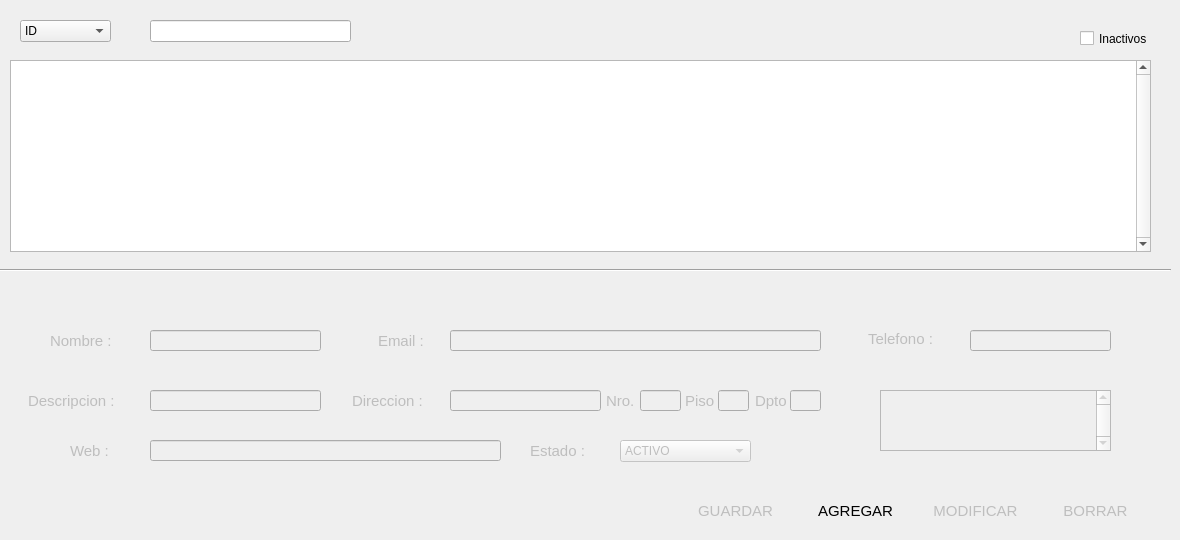
    <widget class="QWidget" name="tab_Proovedores">
     <attribute name="icon">
      <iconset>
       <normaloff>../../../../home/pablo/.designer/Img/proveedor.png</normaloff>../../../../home/pablo/.designer/Img/proveedor.png</iconset>
     </attribute>
     <attribute name="title">
      <string>Proveedores</string>
     </attribute>
     <widget class="QComboBox" name="cbFilterSupplierSuppliersTab">
      <property name="geometry">
       <rect>
        <x>20</x>
        <y>20</y>
        <width>91</width>
        <height>22</height>
       </rect>
      </property>
      <property name="styleSheet">
       <string notr="true">font: 9pt &quot;MS Shell Dlg 2&quot;;</string>
      </property>
      <item>
       <property name="text">
        <string>ID</string>
       </property>
      </item>
      <item>
       <property name="text">
        <string>Nombre</string>
       </property>
      </item>
     </widget>
     <widget class="QTableView" name="tvSuppliersSuppliersTab">
      <property name="geometry">
       <rect>
        <x>10</x>
        <y>60</y>
        <width>1141</width>
        <height>192</height>
       </rect>
      </property>
      <property name="styleSheet">
       <string notr="true">font: 9pt &quot;MS Shell Dlg 2&quot;;</string>
      </property>
      <property name="verticalScrollBarPolicy">
       <enum>Qt::ScrollBarAlwaysOn</enum>
      </property>
      <property name="horizontalScrollBarPolicy">
       <enum>Qt::ScrollBarAlwaysOff</enum>
      </property>
      <property name="gridStyle">
       <enum>Qt::CustomDashLine</enum>
      </property>
      <attribute name="verticalHeaderVisible">
       <bool>false</bool>
      </attribute>
      <attribute name="verticalHeaderHighlightSections">
       <bool>false</bool>
      </attribute>
     </widget>
     <widget class="Line" name="line1_prov">
      <property name="geometry">
       <rect>
        <x>0</x>
        <y>260</y>
        <width>1171</width>
        <height>20</height>
       </rect>
      </property>
      <property name="orientation">
       <enum>Qt::Horizontal</enum>
      </property>
     </widget>
     <widget class="QLineEdit" name="txtFilterSuppliersSuppliersTab">
      <property name="geometry">
       <rect>
        <x>150</x>
        <y>20</y>
        <width>201</width>
        <height>22</height>
       </rect>
      </property>
      <property name="styleSheet">
       <string notr="true">font: 9pt &quot;MS Shell Dlg 2&quot;;</string>
      </property>
     </widget>
     <widget class="QPushButton" name="btnDeleteSuppliersTab">
      <property name="enabled">
       <bool>false</bool>
      </property>
      <property name="geometry">
       <rect>
        <x>1040</x>
        <y>490</y>
        <width>111</width>
        <height>41</height>
       </rect>
      </property>
      <property name="font">
       <font>
        <family>Segoe UI</family>
        <pointsize>11</pointsize>
        <weight>9</weight>
        <italic>false</italic>
        <bold>false</bold>
       </font>
      </property>
      <property name="cursor">
       <cursorShape>PointingHandCursor</cursorShape>
      </property>
      <property name="styleSheet">
       <string notr="true">background: qradialgradient(cx: 0.3, cy: -0.4,
fx: 0.3, fy: -0.4,
radius: 1.35, stop: 0 #fff, stop: 1 #bbb);
border-radius: 11px;</string>
      </property>
      <property name="text">
       <string>BORRAR</string>
      </property>
      <property name="icon">
       <iconset>
        <normaloff>../../../../home/pablo/.designer/Img/borrar.png</normaloff>../../../../home/pablo/.designer/Img/borrar.png</iconset>
      </property>
      <property name="iconSize">
       <size>
        <width>20</width>
        <height>20</height>
       </size>
      </property>
     </widget>
     <widget class="QPushButton" name="btnSaveSuppliersTab">
      <property name="enabled">
       <bool>false</bool>
      </property>
      <property name="geometry">
       <rect>
        <x>680</x>
        <y>490</y>
        <width>111</width>
        <height>41</height>
       </rect>
      </property>
      <property name="font">
       <font>
        <family>Segoe UI</family>
        <pointsize>11</pointsize>
        <weight>9</weight>
        <italic>false</italic>
        <bold>false</bold>
       </font>
      </property>
      <property name="cursor">
       <cursorShape>PointingHandCursor</cursorShape>
      </property>
      <property name="styleSheet">
       <string notr="true">background: qradialgradient(cx: 0.3, cy: -0.4,
fx: 0.3, fy: -0.4,
radius: 1.35, stop: 0 #fff, stop: 1 #bbb);
border-radius: 11px;</string>
      </property>
      <property name="text">
       <string>GUARDAR</string>
      </property>
      <property name="icon">
       <iconset>
        <normaloff>../../../../home/pablo/.designer/Img/guardar.png</normaloff>../../../../home/pablo/.designer/Img/guardar.png</iconset>
      </property>
      <property name="iconSize">
       <size>
        <width>20</width>
        <height>20</height>
       </size>
      </property>
     </widget>
     <widget class="QPushButton" name="btnAddSuppliersTab">
      <property name="geometry">
       <rect>
        <x>800</x>
        <y>490</y>
        <width>111</width>
        <height>41</height>
       </rect>
      </property>
      <property name="font">
       <font>
        <family>Segoe UI</family>
        <pointsize>11</pointsize>
        <weight>9</weight>
        <italic>false</italic>
        <bold>false</bold>
       </font>
      </property>
      <property name="cursor">
       <cursorShape>PointingHandCursor</cursorShape>
      </property>
      <property name="styleSheet">
       <string notr="true">background: qradialgradient(cx: 0.3, cy: -0.4,
fx: 0.3, fy: -0.4,
radius: 1.35, stop: 0 #fff, stop: 1 #bbb);
border-radius: 11px;</string>
      </property>
      <property name="text">
       <string>AGREGAR</string>
      </property>
      <property name="icon">
       <iconset>
        <normaloff>../../../../home/pablo/.designer/Img/agregar.png</normaloff>../../../../home/pablo/.designer/Img/agregar.png</iconset>
      </property>
      <property name="iconSize">
       <size>
        <width>20</width>
        <height>20</height>
       </size>
      </property>
     </widget>
     <widget class="QPushButton" name="btnUpdateSuppliersTab">
      <property name="enabled">
       <bool>false</bool>
      </property>
      <property name="geometry">
       <rect>
        <x>920</x>
        <y>490</y>
        <width>111</width>
        <height>41</height>
       </rect>
      </property>
      <property name="font">
       <font>
        <family>Segoe UI</family>
        <pointsize>11</pointsize>
        <weight>9</weight>
        <italic>false</italic>
        <bold>false</bold>
       </font>
      </property>
      <property name="cursor">
       <cursorShape>PointingHandCursor</cursorShape>
      </property>
      <property name="styleSheet">
       <string notr="true">background: qradialgradient(cx: 0.3, cy: -0.4,
fx: 0.3, fy: -0.4,
radius: 1.35, stop: 0 #fff, stop: 1 #bbb);
border-radius: 11px;</string>
      </property>
      <property name="text">
       <string>MODIFICAR</string>
      </property>
      <property name="icon">
       <iconset>
        <normaloff>../../../../home/pablo/.designer/Img/actualizar.png</normaloff>../../../../home/pablo/.designer/Img/actualizar.png</iconset>
      </property>
      <property name="iconSize">
       <size>
        <width>20</width>
        <height>20</height>
       </size>
      </property>
     </widget>
     <widget class="QWidget" name="wDatosProveedor" native="true">
      <property name="enabled">
       <bool>false</bool>
      </property>
      <property name="geometry">
       <rect>
        <x>10</x>
        <y>310</y>
        <width>1131</width>
        <height>171</height>
       </rect>
      </property>
      <widget class="QLabel" name="label8_prov">
       <property name="geometry">
        <rect>
         <x>858</x>
         <y>18</y>
         <width>91</width>
         <height>21</height>
        </rect>
       </property>
       <property name="font">
        <font>
         <family>Segoe UI</family>
         <pointsize>11</pointsize>
         <weight>9</weight>
         <italic>false</italic>
         <bold>false</bold>
        </font>
       </property>
       <property name="text">
        <string>Telefono :</string>
       </property>
      </widget>
      <widget class="QLabel" name="label5_prov">
       <property name="geometry">
        <rect>
         <x>596</x>
         <y>80</y>
         <width>31</width>
         <height>21</height>
        </rect>
       </property>
       <property name="font">
        <font>
         <family>Segoe UI</family>
         <pointsize>11</pointsize>
         <weight>9</weight>
         <italic>false</italic>
         <bold>false</bold>
        </font>
       </property>
       <property name="text">
        <string>Nro.</string>
       </property>
      </widget>
      <widget class="QPushButton" name="btnSumarTelefono_prov">
       <property name="geometry">
        <rect>
         <x>1110</x>
         <y>20</y>
         <width>20</width>
         <height>20</height>
        </rect>
       </property>
       <property name="cursor">
        <cursorShape>PointingHandCursor</cursorShape>
       </property>
       <property name="styleSheet">
        <string notr="true">background: qradialgradient(cx: 0.4, cy: -0.1,
fx: 0.4, fy: -0.1,
radius: 1.35, stop: 0 #fff, stop: 1 #ddd);
border-radius: 5px;</string>
       </property>
       <property name="text">
        <string/>
       </property>
       <property name="icon">
        <iconset>
         <normaloff>../../../../home/pablo/.designer/Img/mas.png</normaloff>../../../../home/pablo/.designer/Img/mas.png</iconset>
       </property>
      </widget>
      <widget class="QLineEdit" name="txtSupplierNameSuppliersTab">
       <property name="geometry">
        <rect>
         <x>140</x>
         <y>20</y>
         <width>171</width>
         <height>21</height>
        </rect>
       </property>
       <property name="styleSheet">
        <string notr="true">font: 9pt &quot;MS Shell Dlg 2&quot;;</string>
       </property>
      </widget>
      <widget class="QLineEdit" name="txtAddressNumberSupliersTab">
       <property name="geometry">
        <rect>
         <x>630</x>
         <y>80</y>
         <width>41</width>
         <height>21</height>
        </rect>
       </property>
       <property name="styleSheet">
        <string notr="true">font: 9pt &quot;MS Shell Dlg 2&quot;;</string>
       </property>
      </widget>
      <widget class="QLineEdit" name="txtAddressStreetSuppliersTab">
       <property name="geometry">
        <rect>
         <x>440</x>
         <y>80</y>
         <width>151</width>
         <height>21</height>
        </rect>
       </property>
       <property name="styleSheet">
        <string notr="true">font: 9pt &quot;MS Shell Dlg 2&quot;;</string>
       </property>
      </widget>
      <widget class="QLineEdit" name="txtAddressFloorSuppliersTab">
       <property name="geometry">
        <rect>
         <x>708</x>
         <y>80</y>
         <width>31</width>
         <height>21</height>
        </rect>
       </property>
       <property name="styleSheet">
        <string notr="true">font: 9pt &quot;MS Shell Dlg 2&quot;;</string>
       </property>
      </widget>
      <widget class="QLineEdit" name="txtEmailSuppliersTab">
       <property name="geometry">
        <rect>
         <x>440</x>
         <y>20</y>
         <width>371</width>
         <height>21</height>
        </rect>
       </property>
       <property name="styleSheet">
        <string notr="true">font: 9pt &quot;MS Shell Dlg 2&quot;;</string>
       </property>
      </widget>
      <widget class="QLabel" name="label3_prov">
       <property name="geometry">
        <rect>
         <x>368</x>
         <y>20</y>
         <width>71</width>
         <height>21</height>
        </rect>
       </property>
       <property name="font">
        <font>
         <family>Segoe UI</family>
         <pointsize>11</pointsize>
         <weight>9</weight>
         <italic>false</italic>
         <bold>false</bold>
        </font>
       </property>
       <property name="text">
        <string>Email :</string>
       </property>
      </widget>
      <widget class="QLabel" name="label1_prov">
       <property name="geometry">
        <rect>
         <x>40</x>
         <y>20</y>
         <width>71</width>
         <height>21</height>
        </rect>
       </property>
       <property name="font">
        <font>
         <family>Segoe UI</family>
         <pointsize>11</pointsize>
         <weight>9</weight>
         <italic>false</italic>
         <bold>false</bold>
        </font>
       </property>
       <property name="text">
        <string>Nombre :</string>
       </property>
      </widget>
      <widget class="QLabel" name="label6_prov">
       <property name="geometry">
        <rect>
         <x>675</x>
         <y>80</y>
         <width>31</width>
         <height>21</height>
        </rect>
       </property>
       <property name="font">
        <font>
         <family>Segoe UI</family>
         <pointsize>11</pointsize>
         <weight>9</weight>
         <italic>false</italic>
         <bold>false</bold>
        </font>
       </property>
       <property name="text">
        <string>Piso</string>
       </property>
      </widget>
      <widget class="QLineEdit" name="txtAddressDptoSuppliersTab">
       <property name="geometry">
        <rect>
         <x>780</x>
         <y>80</y>
         <width>31</width>
         <height>21</height>
        </rect>
       </property>
       <property name="styleSheet">
        <string notr="true">font: 9pt &quot;MS Shell Dlg 2&quot;;</string>
       </property>
      </widget>
      <widget class="QLineEdit" name="txtDesscriptionSuppliersTab">
       <property name="geometry">
        <rect>
         <x>140</x>
         <y>80</y>
         <width>171</width>
         <height>21</height>
        </rect>
       </property>
       <property name="styleSheet">
        <string notr="true">font: 9pt &quot;MS Shell Dlg 2&quot;;</string>
       </property>
      </widget>
      <widget class="QLabel" name="label4_prov">
       <property name="geometry">
        <rect>
         <x>342</x>
         <y>80</y>
         <width>101</width>
         <height>21</height>
        </rect>
       </property>
       <property name="font">
        <font>
         <family>Segoe UI</family>
         <pointsize>11</pointsize>
         <weight>9</weight>
         <italic>false</italic>
         <bold>false</bold>
        </font>
       </property>
       <property name="text">
        <string>Direccion :</string>
       </property>
      </widget>
      <widget class="QLabel" name="label7_prov">
       <property name="geometry">
        <rect>
         <x>745</x>
         <y>80</y>
         <width>41</width>
         <height>21</height>
        </rect>
       </property>
       <property name="font">
        <font>
         <family>Segoe UI</family>
         <pointsize>11</pointsize>
         <weight>9</weight>
         <italic>false</italic>
         <bold>false</bold>
        </font>
       </property>
       <property name="text">
        <string>Dpto</string>
       </property>
      </widget>
      <widget class="QTableView" name="tvPhoneSuppliersTab">
       <property name="geometry">
        <rect>
         <x>870</x>
         <y>80</y>
         <width>231</width>
         <height>61</height>
        </rect>
       </property>
       <property name="styleSheet">
        <string notr="true">font: 7pt &quot;MS Shell Dlg 2&quot;;</string>
       </property>
       <property name="verticalScrollBarPolicy">
        <enum>Qt::ScrollBarAlwaysOn</enum>
       </property>
       <property name="horizontalScrollBarPolicy">
        <enum>Qt::ScrollBarAlwaysOff</enum>
       </property>
       <property name="gridStyle">
        <enum>Qt::CustomDashLine</enum>
       </property>
       <property name="wordWrap">
        <bool>false</bool>
       </property>
       <attribute name="horizontalHeaderVisible">
        <bool>false</bool>
       </attribute>
       <attribute name="horizontalHeaderHighlightSections">
        <bool>false</bool>
       </attribute>
       <attribute name="verticalHeaderVisible">
        <bool>false</bool>
       </attribute>
       <attribute name="verticalHeaderHighlightSections">
        <bool>false</bool>
       </attribute>
      </widget>
      <widget class="QLabel" name="label2_prov">
       <property name="geometry">
        <rect>
         <x>18</x>
         <y>80</y>
         <width>111</width>
         <height>21</height>
        </rect>
       </property>
       <property name="font">
        <font>
         <family>Segoe UI</family>
         <pointsize>11</pointsize>
         <weight>9</weight>
         <italic>false</italic>
         <bold>false</bold>
        </font>
       </property>
       <property name="text">
        <string>Descripcion :</string>
       </property>
      </widget>
      <widget class="QPushButton" name="btnRestarTelefono_prov">
       <property name="geometry">
        <rect>
         <x>1110</x>
         <y>110</y>
         <width>20</width>
         <height>20</height>
        </rect>
       </property>
       <property name="cursor">
        <cursorShape>PointingHandCursor</cursorShape>
       </property>
       <property name="styleSheet">
        <string notr="true">background: qradialgradient(cx: 0.4, cy: -0.1,
fx: 0.4, fy: -0.1,
radius: 1.35, stop: 0 #fff, stop: 1 #ddd);
border-radius: 5px;</string>
       </property>
       <property name="text">
        <string/>
       </property>
       <property name="icon">
        <iconset>
         <normaloff>../../../../home/pablo/.designer/Img/menos.png</normaloff>../../../../home/pablo/.designer/Img/menos.png</iconset>
       </property>
      </widget>
      <widget class="QLineEdit" name="txtTelefono_prov">
       <property name="geometry">
        <rect>
         <x>960</x>
         <y>20</y>
         <width>141</width>
         <height>21</height>
        </rect>
       </property>
       <property name="styleSheet">
        <string notr="true">font: 9pt &quot;MS Shell Dlg 2&quot;;</string>
       </property>
      </widget>
      <widget class="QLabel" name="label1_prov_2">
       <property name="geometry">
        <rect>
         <x>60</x>
         <y>130</y>
         <width>71</width>
         <height>21</height>
        </rect>
       </property>
       <property name="font">
        <font>
         <family>Segoe UI</family>
         <pointsize>11</pointsize>
         <weight>9</weight>
         <italic>false</italic>
         <bold>false</bold>
        </font>
       </property>
       <property name="text">
        <string>Web :</string>
       </property>
      </widget>
      <widget class="QLineEdit" name="txtSupplierWebSuupliersTab">
       <property name="geometry">
        <rect>
         <x>140</x>
         <y>130</y>
         <width>351</width>
         <height>21</height>
        </rect>
       </property>
       <property name="styleSheet">
        <string notr="true">font: 9pt &quot;MS Shell Dlg 2&quot;;</string>
       </property>
      </widget>
      <widget class="QPushButton" name="btnPhoneCellSuppliersTab">
       <property name="geometry">
        <rect>
         <x>1040</x>
         <y>50</y>
         <width>20</width>
         <height>20</height>
        </rect>
       </property>
       <property name="cursor">
        <cursorShape>PointingHandCursor</cursorShape>
       </property>
       <property name="styleSheet">
        <string notr="true">background: qradialgradient(cx: 0.4, cy: -0.1,
fx: 0.4, fy: -0.1,
radius: 1.35, stop: 0 #fff, stop: 1 #ddd);
border-radius: 5px;</string>
       </property>
       <property name="text">
        <string/>
       </property>
       <property name="icon">
        <iconset>
         <normaloff>../../../../home/pablo/.designer/Img/icon-cel.png</normaloff>../../../../home/pablo/.designer/Img/icon-cel.png</iconset>
       </property>
      </widget>
      <widget class="QPushButton" name="btnPhoneSuppliersTab">
       <property name="enabled">
        <bool>false</bool>
       </property>
       <property name="geometry">
        <rect>
         <x>1010</x>
         <y>50</y>
         <width>20</width>
         <height>20</height>
        </rect>
       </property>
       <property name="cursor">
        <cursorShape>PointingHandCursor</cursorShape>
       </property>
       <property name="styleSheet">
        <string notr="true">background: qradialgradient(cx: 0.4, cy: -0.1,
fx: 0.4, fy: -0.1,
radius: 1.35, stop: 0 #fff, stop: 1 #ddd);
border-radius: 5px;</string>
       </property>
       <property name="text">
        <string/>
       </property>
       <property name="icon">
        <iconset>
         <normaloff>../../../../home/pablo/.designer/Img/icon-tel.png</normaloff>../../../../home/pablo/.designer/Img/icon-tel.png</iconset>
       </property>
      </widget>
      <widget class="QPushButton" name="btnPhoneFaxSuppliersTab">
       <property name="geometry">
        <rect>
         <x>1070</x>
         <y>50</y>
         <width>20</width>
         <height>20</height>
        </rect>
       </property>
       <property name="cursor">
        <cursorShape>PointingHandCursor</cursorShape>
       </property>
       <property name="styleSheet">
        <string notr="true">background: qradialgradient(cx: 0.4, cy: -0.1,
fx: 0.4, fy: -0.1,
radius: 1.35, stop: 0 #fff, stop: 1 #ddd);
border-radius: 5px;</string>
       </property>
       <property name="text">
        <string/>
       </property>
       <property name="icon">
        <iconset>
         <normaloff>../../../../home/pablo/.designer/Img/icon-fax.png</normaloff>../../../../home/pablo/.designer/Img/icon-fax.png</iconset>
       </property>
      </widget>
      <widget class="QPushButton" name="btnCancelarTelefono_prov">
       <property name="geometry">
        <rect>
         <x>930</x>
         <y>20</y>
         <width>20</width>
         <height>20</height>
        </rect>
       </property>
       <property name="cursor">
        <cursorShape>PointingHandCursor</cursorShape>
       </property>
       <property name="styleSheet">
        <string notr="true">background: qradialgradient(cx: 0.4, cy: -0.1,
fx: 0.4, fy: -0.1,
radius: 1.35, stop: 0 #fff, stop: 1 #ddd);
border-radius: 5px;</string>
       </property>
       <property name="text">
        <string/>
       </property>
       <property name="icon">
        <iconset>
         <normaloff>../../../../home/pablo/.designer/Img/cancelar.png</normaloff>../../../../home/pablo/.designer/Img/cancelar.png</iconset>
       </property>
      </widget>
      <widget class="QComboBox" name="cbSupplierStatusSuppliersTab">
       <property name="geometry">
        <rect>
         <x>610</x>
         <y>130</y>
         <width>131</width>
         <height>22</height>
        </rect>
       </property>
       <item>
        <property name="text">
         <string>ACTIVO</string>
        </property>
       </item>
       <item>
        <property name="text">
         <string>INACTIVO</string>
        </property>
       </item>
      </widget>
      <widget class="QLabel" name="label11_p_4">
       <property name="geometry">
        <rect>
         <x>520</x>
         <y>130</y>
         <width>71</width>
         <height>21</height>
        </rect>
       </property>
       <property name="font">
        <font>
         <family>Segoe UI</family>
         <pointsize>11</pointsize>
         <weight>9</weight>
         <italic>false</italic>
         <bold>false</bold>
        </font>
       </property>
       <property name="text">
        <string>Estado :</string>
       </property>
      </widget>
     </widget>
     <widget class="QLabel" name="label_8">
      <property name="geometry">
       <rect>
        <x>130</x>
        <y>20</y>
        <width>21</width>
        <height>16</height>
       </rect>
      </property>
      <property name="font">
       <font>
        <family>Segoe UI</family>
        <pointsize>11</pointsize>
        <weight>9</weight>
        <italic>false</italic>
        <bold>false</bold>
       </font>
      </property>
      <property name="text">
       <string>&lt;html&gt;
&lt;head/&gt;
&lt;body&gt;
&lt;IMG SRC=&quot;../Img/buscar.png&quot; width=&quot;16&quot; height=&quot;16&quot;&gt;
&lt;/body&gt;
&lt;/html&gt;</string>
      </property>
     </widget>
     <widget class="QCheckBox" name="cbInactiveSuppliersTab">
      <property name="geometry">
       <rect>
        <x>1080</x>
        <y>30</y>
        <width>91</width>
        <height>17</height>
       </rect>
      </property>
      <property name="styleSheet">
       <string notr="true">font: 8pt &quot;MS Shell Dlg 2&quot;;</string>
      </property>
      <property name="text">
       <string>Inactivos</string>
      </property>
     </widget>
    </widget>
